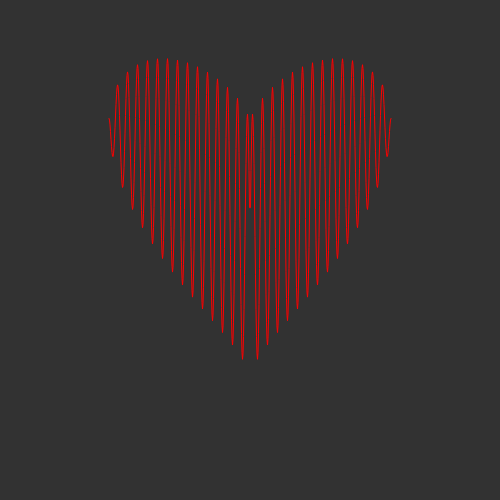
Frame 1 (no input)
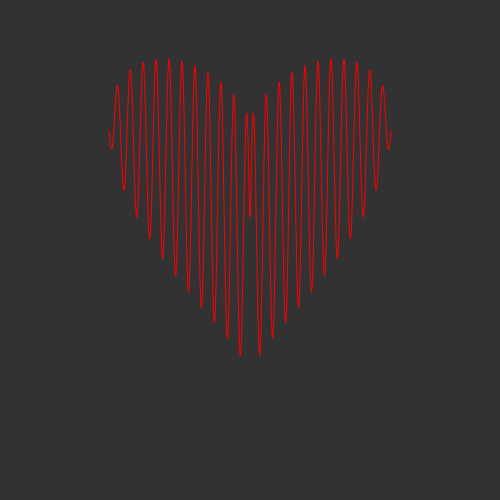
Frame 60 (no input)
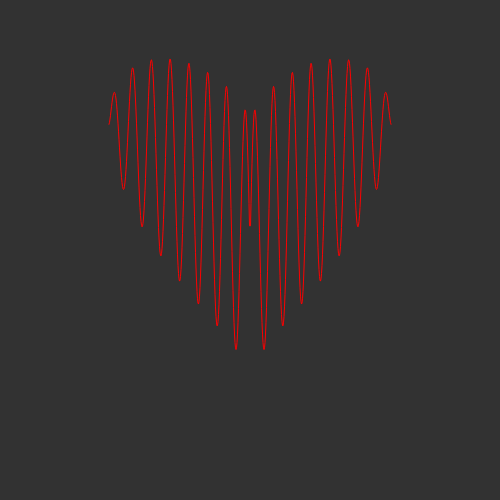
Frame 120 (the mouse pressed at the canvas centre since frame 60)

The p5.js sketch that drew these frames (run headless with seeded random() and noise() and a simulated clock; from frame 60 on, the mouse is pressed at the canvas centre):

// p5.js sketch
// ── sketch.js
let xRange = 2;
let scale = 100;
let offset = 0.005;
let aOffset = 0.08;
let aRange = 20;
let a = aRange;
let flag = false;

function setup() {
  createCanvas(500, 500);

  noFill();
  stroke(255, 0, 0);
}

function heartCurve(x, a) {
  return (
    Math.pow(x, 2 / 3) +
    0.9 * Math.sqrt(2 - Math.pow(x, 2)) * Math.sin(Math.PI * a * x)
  );
}

function draw() {
  background(50);
  translate(width / 2, height / 2);
  rotate(PI);

  //   Get coords
  let xs = [];
  let ys = [];
  for (let x = -xRange; x <= xRange; x += offset) {
    xs.push(x);
    ys.push(heartCurve(x, a));
  }

  //   Mirror the curve
  let mirrorXs = [];
  for (let i = 0; i < xs.length; i++) {
    mirrorXs.push(-xs[i]);
  }

  // plot
  beginShape();
  for (let i = 0; i < xs.length; i++) vertex(xs[i] * scale, ys[i] * scale);

  endShape();

  beginShape();

  for (let i = 0; i < mirrorXs.length; i++)
    vertex(mirrorXs[i] * scale, ys[i] * scale);

  endShape();

  if ((a > aRange) | (a < -aRange)) flag = !flag;

  if (flag) a -= aOffset;
  else a += aOffset;
}
